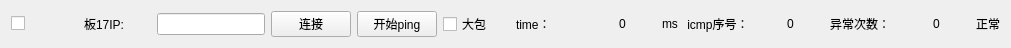
    <widget class="QWidget" name="horizontalLayoutWidget_17">
     <property name="geometry">
      <rect>
       <x>20</x>
       <y>540</y>
       <width>1011</width>
       <height>31</height>
      </rect>
     </property>
     <layout class="QHBoxLayout" name="horizontalLayout_17">
      <item>
       <widget class="QCheckBox" name="ip_enable_17">
        <property name="text">
         <string/>
        </property>
       </widget>
      </item>
      <item>
       <widget class="QLabel" name="label_66">
        <property name="text">
         <string>板17IP:</string>
        </property>
       </widget>
      </item>
      <item>
       <widget class="QLineEdit" name="ip_Text_17">
        <property name="sizePolicy">
         <sizepolicy hsizetype="Fixed" vsizetype="Fixed">
          <horstretch>0</horstretch>
          <verstretch>0</verstretch>
         </sizepolicy>
        </property>
        <property name="alignment">
         <set>Qt::AlignCenter</set>
        </property>
       </widget>
      </item>
      <item>
       <widget class="QPushButton" name="m_pBtnConnect_17">
        <property name="text">
         <string>连接</string>
        </property>
       </widget>
      </item>
      <item>
       <widget class="QPushButton" name="pingButton_17">
        <property name="text">
         <string>开始ping</string>
        </property>
       </widget>
      </item>
      <item>
       <widget class="QCheckBox" name="bigpack_17">
        <property name="text">
         <string>大包</string>
        </property>
       </widget>
      </item>
      <item>
       <widget class="QLabel" name="label_67">
        <property name="text">
         <string>time：</string>
        </property>
       </widget>
      </item>
      <item>
       <widget class="QLabel" name="time_val_17">
        <property name="text">
         <string>0</string>
        </property>
        <property name="alignment">
         <set>Qt::AlignCenter</set>
        </property>
       </widget>
      </item>
      <item>
       <widget class="QLabel" name="label_68">
        <property name="sizePolicy">
         <sizepolicy hsizetype="Fixed" vsizetype="Preferred">
          <horstretch>0</horstretch>
          <verstretch>0</verstretch>
         </sizepolicy>
        </property>
        <property name="text">
         <string>ms</string>
        </property>
       </widget>
      </item>
      <item>
       <widget class="QLabel" name="label_69">
        <property name="text">
         <string> icmp序号：</string>
        </property>
       </widget>
      </item>
      <item>
       <widget class="QLabel" name="icmp_count_17">
        <property name="text">
         <string>0</string>
        </property>
        <property name="alignment">
         <set>Qt::AlignCenter</set>
        </property>
       </widget>
      </item>
      <item>
       <widget class="QLabel" name="error_text_17">
        <property name="text">
         <string>异常次数：</string>
        </property>
       </widget>
      </item>
      <item>
       <widget class="QLabel" name="error_count_17">
        <property name="text">
         <string>0</string>
        </property>
        <property name="alignment">
         <set>Qt::AlignCenter</set>
        </property>
       </widget>
      </item>
      <item>
       <widget class="QLabel" name="status_led_17">
        <property name="sizePolicy">
         <sizepolicy hsizetype="Fixed" vsizetype="Fixed">
          <horstretch>10</horstretch>
          <verstretch>10</verstretch>
         </sizepolicy>
        </property>
        <property name="text">
         <string>正常</string>
        </property>
       </widget>
      </item>
     </layout>
    </widget>
